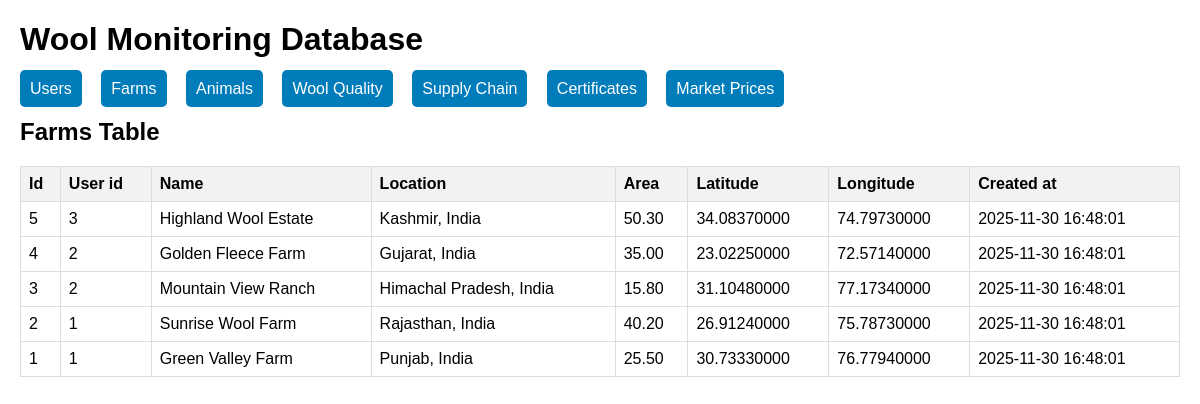
Screenshot of /?table=farms with the database file from the repository.
### tables this page shows
CREATE TABLE IF NOT EXISTS farms (
    id INT AUTO_INCREMENT PRIMARY KEY,
    user_id INT NOT NULL DEFAULT 1,
    name VARCHAR(100) NOT NULL,
    location VARCHAR(255) NOT NULL,
    area DECIMAL(10,2),
    latitude DECIMAL(10,8),
    longitude DECIMAL(11,8),
    created_at TIMESTAMP DEFAULT CURRENT_TIMESTAMP
);

### index.php (the view, shortened to what this page needs)
<!DOCTYPE html>
<html>
<head>
</head>
<body>
    <h1>Wool Monitoring Database</h1>
    <div class="nav">
        <a href="?table=users">Users</a>
        <a href="?table=farms">Farms</a>
        <a href="?table=animals">Animals</a>
        <a href="?table=wool_quality">Wool Quality</a>
        <a href="?table=supply_chain">Supply Chain</a>
        <a href="?table=certificates">Certificates</a>
        <a href="?table=market_prices">Market Prices</a>
    </div>
    <?php
    require_once 'config.php';
    $table = $_GET['table'] ?? 'users';
    try {
        $stmt = $pdo->query("SELECT * FROM $table ORDER BY id DESC LIMIT 50");
        $data = $stmt->fetchAll(PDO::FETCH_ASSOC);
        if ($data) {
            echo "<h2>" . ucfirst(str_replace('_', ' ', $table)) . " Table</h2>";
            echo "<table>";
            echo "<tr>";
            foreach (array_keys($data[0]) as $column) {
                echo "<th>" . ucfirst(str_replace('_', ' ', $column)) . "</th>";
            }
            echo "</tr>";
            foreach ($data as $row) {
                echo "<tr>";
                foreach ($row as $value) {
                    echo "<td>" . htmlspecialchars($value ?? '') . "</td>";
                }
                echo "</tr>";
            }
            echo "</table>";
        } else {
            echo "<p>No data found in $table table.</p>";
        }
    } catch(PDOException $e) {
        echo "Error: " . $e->getMessage();
    }
    ?>
</body>
</html>

### index.php (style rules this page uses)
body { font-family: Arial, sans-serif; margin: 20px; }
table { border-collapse: collapse; width: 100%; margin: 20px 0; }
th, td { border: 1px solid #ddd; padding: 8px; text-align: left; }
th { background-color: #f2f2f2; }
.nav { margin: 20px 0; }
.nav a { margin-right: 15px; padding: 10px; background: #007cba; color: white; text-decoration: none; border-radius: 5px; }

### rows the page displays
farms: id "5", user "3", name "Highland Wool Estate", location "Kashmir, India", area "50.30", latitude "34.08370000", longitude "74.79730000", created_at "2025-11-30 16:48:01"
farms: id "4", user "2", name "Golden Fleece Farm", location "Gujarat, India", area "35.00", latitude "23.02250000", longitude "72.57140000", created_at "2025-11-30 16:48:01"
farms: id "3", user "2", name "Mountain View Ranch", location "Himachal Pradesh, India", area "15.80", latitude "31.10480000", longitude "77.17340000", created_at "2025-11-30 16:48:01"
farms: id "2", user "1", name "Sunrise Wool Farm", location "Rajasthan, India", area "40.20", latitude "26.91240000", longitude "75.78730000", created_at "2025-11-30 16:48:01"
farms: value "1", name "Green Valley Farm", location "Punjab, India", area "25.50", latitude "30.73330000", longitude "76.77940000", created_at "2025-11-30 16:48:01"

### other values shown
str_replace('_', ' ', $table) "Farms"
str_replace('_', ' ', $column) "Id"
str_replace('_', ' ', $column) "User id"
str_replace('_', ' ', $column) "Name"
str_replace('_', ' ', $column) "Location"
str_replace('_', ' ', $column) "Area"
str_replace('_', ' ', $column) "Latitude"
str_replace('_', ' ', $column) "Longitude"
str_replace('_', ' ', $column) "Created at"
